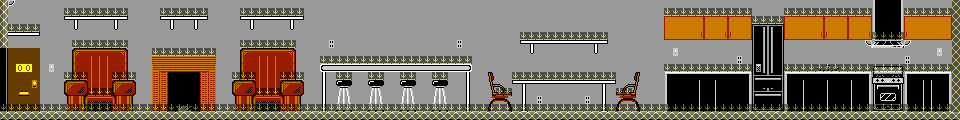

This is a level from a 2D game, rendered from its Tiled map with the project's own tilesets. A one-line summary and the map file follow, with tile-layer data summarised:
An orthogonal 120x15 tile map with 8x8 px tiles, 5 tile layers (pal3, pal2, pal1, pal0, ...), 5 tilesets.

<map version="1.9" tiledversion="1.9.2" orientation="orthogonal" renderorder="right-down" width="120" height="15" tilewidth="8" tileheight="8" infinite="0" nextlayerid="6" nextobjectid="1">
 <editorsettings>
  <export target="../tiled exports/condo5-2/condo5-2.csv" format="csv" />
 </editorsettings>
 <tileset firstgid="1" source="../condo_tiles_bw.tsx" />
 <tileset firstgid="257" source="../condo_0.tsx" />
 <tileset firstgid="513" source="../condo_plat.tsx" />
 <tileset firstgid="769" source="../condo_1.tsx" />
 <tileset firstgid="1025" source="../condo_tiles_blue.tsx" />
 <layer id="2" name="pal3" width="120" height="15">
  <data>[1800 cells, 1800 non-empty, 86 distinct tile ids]</data>
 </layer>
 <layer id="1" name="pal2" width="120" height="15">
  <data>[1800 cells, 0 non-empty, 0 distinct tile ids]</data>
 </layer>
 <layer id="3" name="pal1" width="120" height="15">
  <data>[1800 cells, 270 non-empty, 67 distinct tile ids]</data>
 </layer>
 <layer id="4" name="pal0" width="120" height="15">
  <data>[1800 cells, 32 non-empty, 5 distinct tile ids]</data>
 </layer>
 <layer id="5" name="platform" width="120" height="15" opacity="0.49">
  <data>[1800 cells, 448 non-empty, 2 distinct tile ids]</data>
 </layer>
</map>
